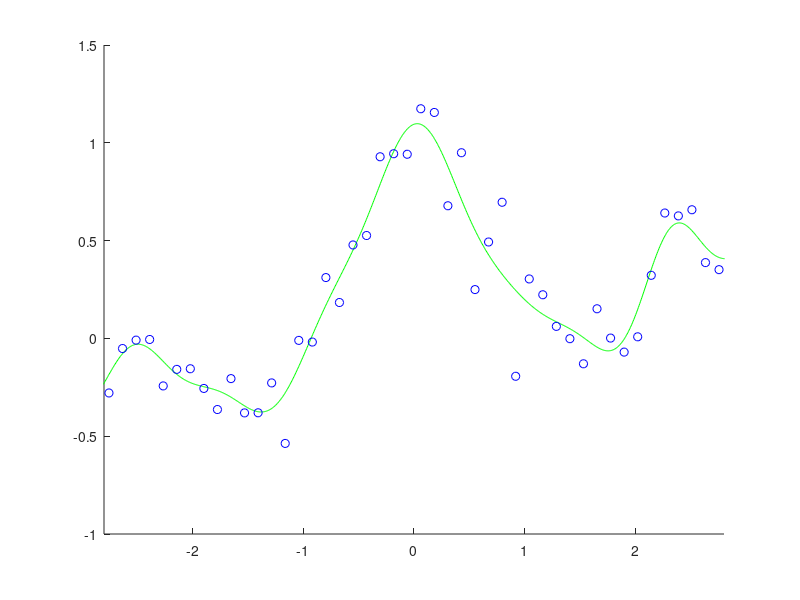

Reproduce this figure in MATLAB.
# 三角多項式モデル
clear all; rand('state', 0); randn('state', 0);
n=50; N=1000;
x=linspace(-3, 3, n)'; X=linspace(-3, 3, N)';
pix=pi*x; y=sin(pix)./(pix)+0.1*x+0.05*randn(n,1);

p(:,1)=ones(n,1); P(:,1)=ones(N,1);
for j=1:15
    p(:, 2*j)=sin(j/2*x); p(:, 2*j+1)=cos(j/2*x);
    P(:, 2*j)=sin(j/2*X); P(:, 2*j+1)=cos(j/2*X);
end
t=(p'*p)\(p'*y); F=P*t;

figure(1); clf; hold on; axis([-2.8 2.8 -0.5 1.2]);
plot(X, F, 'g-'); plot(x, y, 'bo');
pause();

# （ガウス）カーネルモデル 通常の最小二乗回帰 
clear all; rand('state', 0); randn('state', 0);
n = 50; N = 1000;
x=linspace(-3, 3, n)'; X = linspace(-3, 3, N)';
pix = pi * x; y = sin(pix)./(pix) + 0.1*x + 0.2*randn(n,1);

x2=x.^2; X2=X.^2; hh = 2*0.3^2; l = 0.1;
k=exp(-(repmat(x2,1,n)+repmat(x2',n,1)-2*x*x')/hh);
K=exp(-(repmat(X2,1,n)+repmat(x2',N,1)-2*X*x')/hh);
t=(k)\(y);
F=K*t;

figure(1); clf; hold on; axis([-2.8 2.8 -1 1.5]);
plot(X, F, 'g-');
plot(x, y, 'bo');
pause();

# （ガウス）カーネルモデル l2-制約付き最小二乗回帰 
clear all; rand('state', 0); randn('state', 0);
n = 50; N = 1000;
x=linspace(-3, 3, n)'; X = linspace(-3, 3, N)';
pix = pi * x; y = sin(pix)./(pix) + 0.1*x + 0.2*randn(n,1);

x2=x.^2; X2=X.^2; hh = 2*0.3^2; l = 0.1;
k=exp(-(repmat(x2,1,n)+repmat(x2',n,1)-2*x*x')/hh);
K=exp(-(repmat(X2,1,n)+repmat(x2',N,1)-2*X*x')/hh);
t=(k^2+l*eye(n))\(k*y);
F=K*t;

figure(1); clf; hold on; axis([-2.8 2.8 -1 1.5]);
plot(X, F, 'g-');
plot(x, y, 'bo');
pause();

